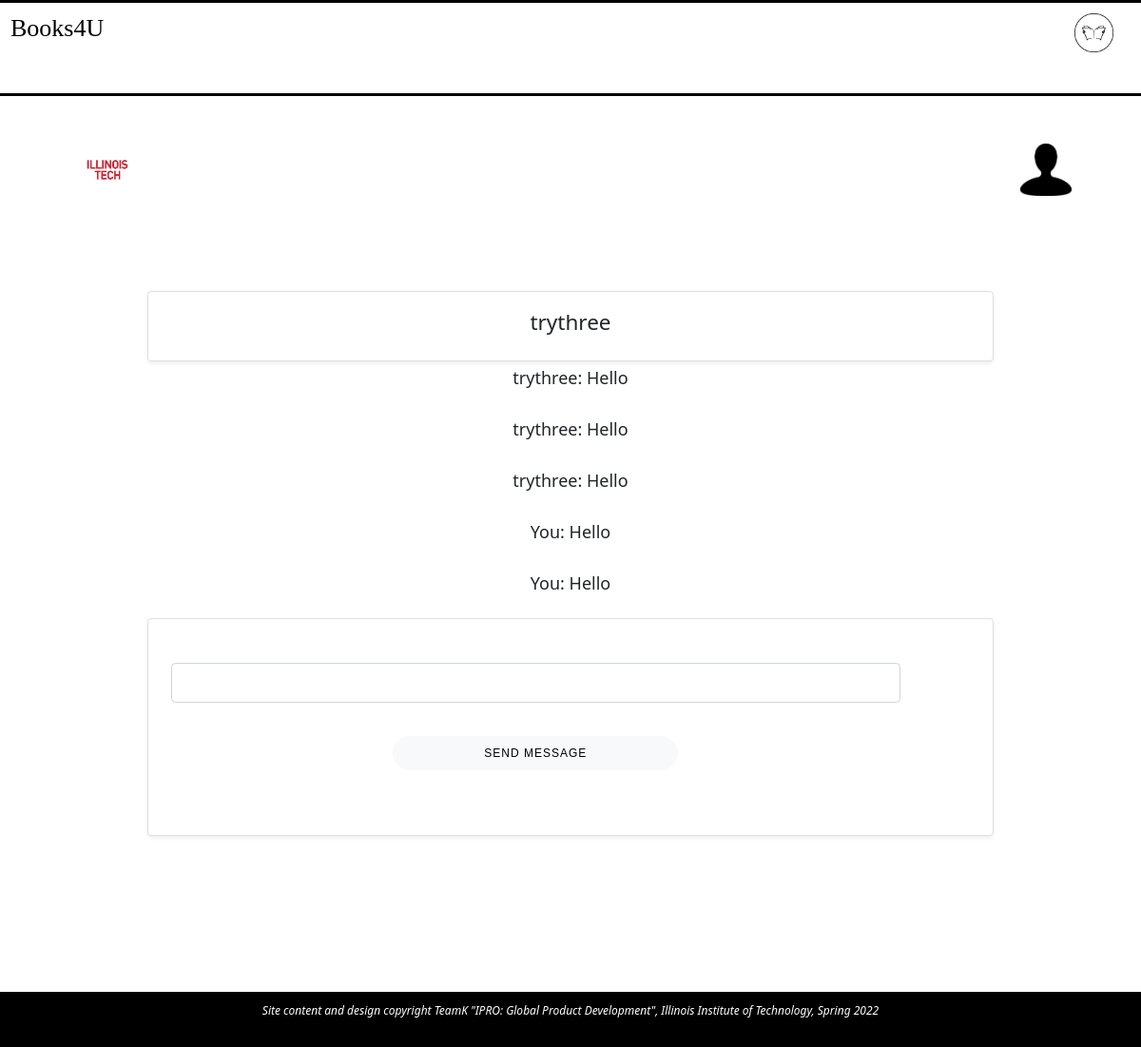
The page /Messages/4/ (signed in) on the database its author committed.
### Messaging_System/models.py (models this page shows)
class Chat(models.Model):
    user1 = models.ForeignKey(User, on_delete=models.CASCADE, related_name='+')
    user2 = models.ForeignKey(User, on_delete=models.CASCADE, related_name='+')
    unread1 = models.IntegerField(default=0)
    unread2 = models.IntegerField(default=0)

class Message(models.Model):
    chat = models.ForeignKey('Chat', related_name='+', on_delete=models.CASCADE, blank=True, null=True)
    sender = models.ForeignKey(User, on_delete=models.CASCADE, related_name='+')
    receiver = models.ForeignKey(User, on_delete=models.CASCADE, related_name='+')
    body = models.CharField(max_length=1000)
    date = models.DateTimeField(auto_now_add=True)

### Messaging_System/views.py (the view)
# urls.py: path('Messages/<int:pk>/', messaging_views.showMessages, name='chat'),
def showMessages(request, pk):
    if not request.user.is_authenticated:
        return redirect('login')
    if request.method == "GET":
        form = messageForm()
        chat = Chat.objects.get(pk = pk)
        message_list = Message.objects.filter(chat__pk__contains = pk)
        if chat.user1 == request.user:
            temp = 0
            chat.unread1 = temp
            chat.save(update_fields=['unread1'])
        if chat.user2 == request.user:
            temp = 0
            chat.unread2 = temp
            chat.save(update_fields=['unread2'])
        context = {
            'chat': chat,
            'form': form,
            'message_list': message_list
        }
        return render(request, 'Messaging_System/chat.html', context)

### User_Registration/forms.py
class messageForm(forms.Form):
    message = forms.CharField(label='', max_length=1000)

### Messaging_System/templates/Messaging_System/chat.html (shortened to what this page needs)
<!DOCTYPE html>
<html class="messages" id="chat">
    <head>
        <link rel="stylesheet" href="../../../static/css/screen.css"/>
        <link rel="stylesheet" href="https://use.fontawesome.com/releases/v5.8.2/css/all.css">
        <link href="https://cdn.jsdelivr.net/npm/bootstrap@5.0.0-beta1/dist/css/bootstrap.min.css"
        rel="stylesheet">
    </head>
    {% load crispy_forms_tags %}
    {% block content %}
    <body>
      <header>
        <h1 id="site-name">Books4U</h1>
        <figure>
          <img id="logo" src="../../../../static/assets/booklogo.png" alt="Books4U logo"/>
        </figure>
      </header>
    <main class="container">
      <aside class="" id="user-header">
        <ul class="flex-container">
        <li>
          <figure>
          <img src="../../../../static/assets/ILTECH_red_stacked.png" alt="university official logo"
          class ="flex-item" id="university-logo"/>
        </figure>
        </li>
        <li>
          <figure>
            <a class="ml-2" href="{% url 'account' %}"><img src="../../../../static/assets/account-icon.png"
              alt="icon to access account settings"
              id="my-account" class="grid-item"/></a>
          </figure>
        </li>
        </ul>
      </aside>
        <article class="row">
            <div class="card col-md-12 mt-5 p-3 shadow-sm">
                {%if chat.user2 == request.user %}
                <h5>{{ chat.user1 }}</h5><a class="stretched-link" href="{% url 'chat' chat.pk %}"></a>
                {% endif %}
            </div>
        </article>
        {% for message in message_list %}
        <article class="row">
            <div class="col-md-12 my-1">
                {% if message.sender == request.user %}
                    <div class="col-md-12">
                      <p>You: {{ message.body }}</p>
                    </div>
                {% elif message.receiver == request.user%}
                    <div class="col-md-12">
                      <p>{{message.sender}}: {{ message.body }}</p>
                    </div>
                {% endif %}
            </div>
        </article>
        {% endfor %}
        <article class="row">
            <div class="card col-md-12 p-3 shadow-sm">
                <form method="POST" action="{% url 'NewMessage' chat.pk %}">
                    {{ form | crispy }}
                    <fieldset class="d-grid gap-2 mt-3">
                        <button class="button btn-light" type="submit">Send Message</button>
                    </fieldset>
                </form>
            </div>
        </article>
    </main>
    <footer id="footer">
      <p>Site content and design copyright TeamK "IPRO: Global Product Development",
        Illinois Institute of Technology, Spring 2022</p>
    </footer>
    {% endblock content %}
  </body>
</html>

### static/css/screen.css (style rules this page uses)
a,abbr,acronym,address,applet,article,aside,audio,b,big,blockquote,body,canvas,caption,center,cite,code,dd,del,details,dfn,div,dl,dt,em,embed,fieldset,figcaption,figure,footer,form,h1,h2,h3,h4,h5,h6,header,hgroup,html,i,iframe,img,ins,kbd,label,legend,li,mark,menu,nav,object,ol,output,p,pre,q,ruby,s,samp,section,small,span,strike,strong,sub,summary,sup,table,tbody,td,tfoot,th,thead,time,tr,tt,u,ul,var,video { margin:0;padding:0;border:0;font:inherit;vertical-align:baseline }
article,aside,details,figcaption,figure,footer,header,hgroup,main,menu,nav,section { display:block }
html { line-height:1 }
body { line-height:inherit }
ol,ul { list-style:none }
* { box-sizing: border-box; }
html { font-family: "Didot", serif; font-size: 18px; line-height: 22px; }
header { display: flex; justify-content: space-between; padding: 11px; border-top: solid; border-bottom: solid; border-style: solid; border-color: black; }
header > * { width: 15%; }
#site-name { font-family: "American Typewriter", serif; font-weight: normal; font-size: 26px; }
h1 { font-weight: bolder; color: black; font-size: 26px; line-height: 28px; padding-bottom: 33px; }
img { width: 65%; }
a, .a { font-family: "American Typewriter", serif; color: red; letter-spacing: 1px; font-size: 12px; }
main { padding-top: 44px; padding-left: 22px; padding-right: 22px; padding-bottom: 44px; }
.flex-container { margin-bottom: 11px; display: flex; flex-direction: row; justify-content: space-between; align-items: center; }
.flex-container > * { padding: 6px; font-size: 14px; flex: 0 0 60px; }
.button, a.button { font-family: Arial; font-weight: normal; text-decoration: none; border: 1px; background-color: gray; border-radius: 20px; color: white; border-style:solid; border-color: #D3D3D3; padding: 8px; width: 100%; letter-spacing: 1px; font-size: 12px; padding: 8px; margin-bottom: 15px; }
form { padding-top: 22px; padding-bottom: 44px; margin-left: auto; margin-right: auto; width: 90%; }
form > * { display: inline-block; }
form > fieldset { display: block; box-sizing: content-box; padding: 6px; }
.form-group { margin-bottom: 11px; }
footer { background-color: black; color: white; padding: 11px; margin-top: 22px; font-size: 12px; text-align: center; font-style: italic; margin-top: 120px; }
aside > ul > li { list-style: none; }
aside { margin-bottom: 22px; }
p { text-align: center; }
form > * { margin: auto; margin: 6px; width: 90%; }
#main-messages button, .messages .button { text-transform: uppercase; margin: auto; width: 80%; }
.messages h5, .messagges h3 { text-align: center; }
@media screen and (min-width: 500px) { img { width: 80%; } }
@media screen and (min-width: 500px) { .flex-container > * { padding: 6px; font-size: 16px; flex: 0 0 90px; } }
@media screen and (min-width: 500px) { header > * { width: 5%; } }
@media screen and (min-width: 500px) { .button, a.button { width: 75%; display: grid; margin: auto; margin-bottom: 15px; } }
@media screen and (min-width: 500px) { img { width: 70%; } }
@media screen and (min-width: 700px) { .button, a.button { border-radius: 50px; } }
@media screen and (min-width: 700px) { form { width: 60%; } }
@media screen and (min-width: 700px) { .messages form { width: 100%; } }
@media screen and (min-width: 700px) { #main-messages button, .messages .button { width: 80%; } }
@media screen and (min-width: 700px) { #chat .row { width: 80%; margin: auto; } }
@media screen and (min-width: 1000px) { .button { max-width: 300px; } }
@media screen and (min-width: 1000px) { #main-messages button, .messages .button { width: 80%; } }
@media screen and (min-width: 1000px) { fieldset > * { flex-direction: row; flex-flow: column-reverse; } }
@media screen and (min-width: 1000px) { form { width: 40%; } }
@media screen and (min-width: 1000px) { .messages form { width: 100%; } }

### rows shown on the page
Chat: user1 "trythree"
Message: sender "trythree", body "Hello"
Message: sender "trythree", body "Hello"
Message: sender "trythree", body "Hello"
Message: body "Hello"
Message: body "Hello"
